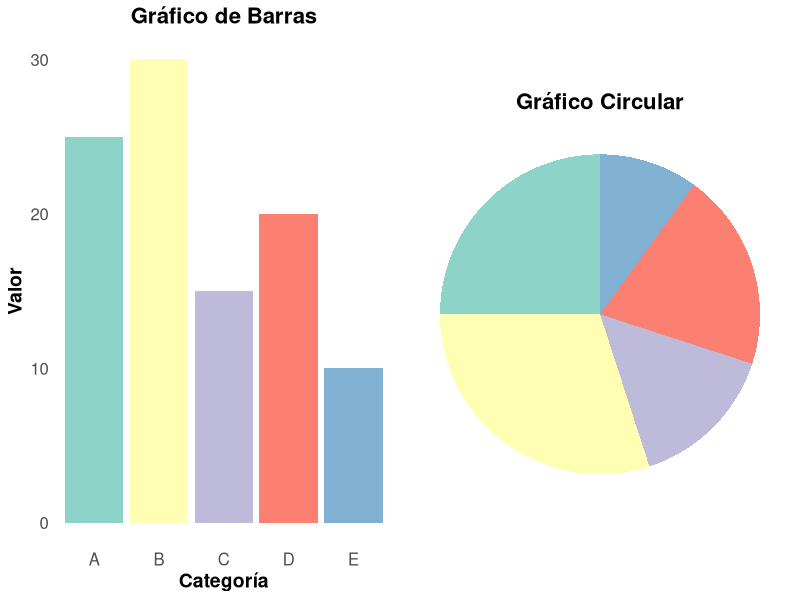

Reproduce this figure in R.
library(ggplot2)
library(dplyr)
library(gridExtra)

# Ejemplo 1
# Crear un dataframe simple de grafico de barras y grafico circular
data <- data.frame(
  Categoria = c("A", "B", "C", "D", "E"),
  Valor = c(25, 30, 15, 20, 10)
)

# grafico barras
bar_plot <- ggplot(data, aes(x = Categoria, y = Valor, fill = Categoria)) +
  geom_bar(stat = "identity", show.legend = FALSE) +
  theme_minimal() +
  scale_fill_brewer(palette = "Set3") + 
  labs(title = "Gráfico de Barras", x = "Categoría", y = "Valor") +
  theme(
    plot.title = element_text(hjust = 0.5, size = 16, face = "bold"),
    axis.text = element_text(size = 12),
    axis.title = element_text(size = 14, face = "bold")
  ) +
  theme(panel.grid = element_blank())

# grafico circular
pie_plot <- ggplot(data, aes(x = "", y = Valor, fill = Categoria)) +
  geom_bar(stat = "identity", width = 1, show.legend = FALSE) +
  coord_polar(theta = "y") +
  scale_fill_brewer(palette = "Set3") +
  labs(title = "Gráfico Circular") +
  theme_void() +
  theme(
    plot.title = element_text(hjust = 0.5, size = 16, face = "bold"),
    axis.text = element_blank(),
    axis.title = element_blank()
  )
grid.arrange(bar_plot, pie_plot, ncol = 2)